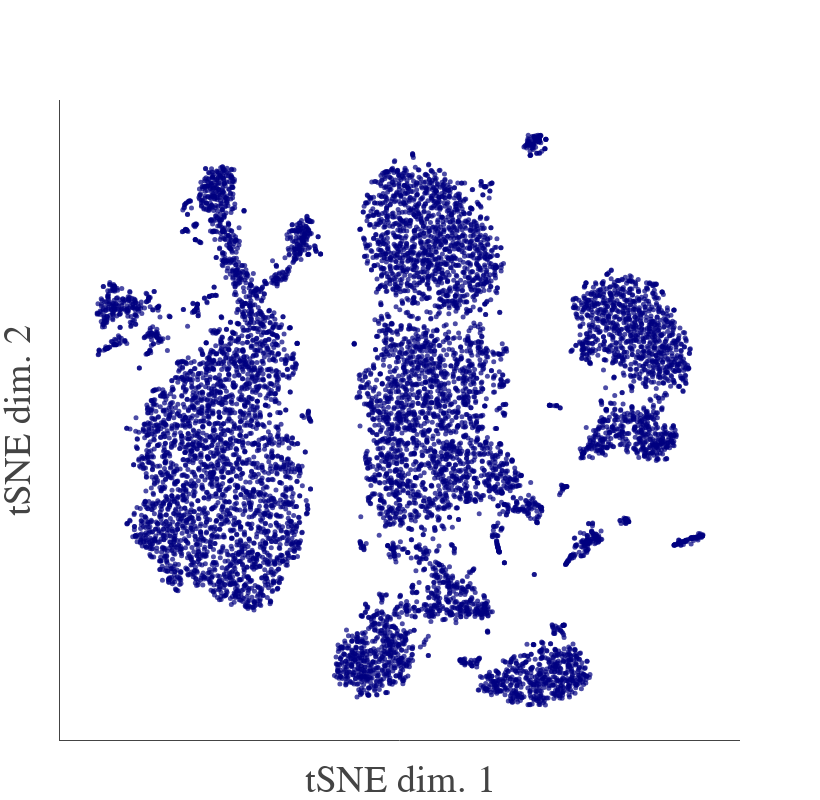

Here is the notebook cell this chart was saved with:
### Markdown cell above
### Plot the t-SNE result (using plotly)

### Code cell
trace = go.Scatter(
    x=tsne_scores.iloc[0],
    y=tsne_scores.iloc[1],
    mode='markers',
    marker=dict(size=5, opacity=0.7, color='navy'),
)

data = [trace]

layout = go.Layout(
    width=820,
    height=800,
    font=dict(size=32, family='serif'),
    xaxis=dict(title='tSNE dim. 1', zeroline=False, showline=True, tickvals=[], showgrid=False),
    yaxis=dict(title='tSNE dim. 2', zeroline=False, showline=True, tickvals=[], showgrid=False),
    margin=dict(l=60, b=60),
)

fig = go.Figure(data=data, layout=layout)
iplot(fig)

### Figure 1 — Plotly figure (JSON) as saved in the notebook; plotly's stock layout.template omitted (floating-point values rounded to 4 significant figures; data arrays with more than 128 entries replaced by an {"elided": "..."} marker saying what was removed)
{"data": [{"marker": {"color": "navy", "opacity": 0.7, "size": 5}, "mode": "markers", "type": "scatter", "uid": "f129dc08-0b59-4773-877b-8812ca8b2aa9", "x": {"elided": "10392 float values"}, "y": {"elided": "10392 float values"}}], "layout": {"font": {"family": "serif", "size": 32}, "height": 800, "margin": {"b": 60, "l": 60}, "width": 820, "xaxis": {"showgrid": false, "showline": true, "tickvals": [], "title": {"text": "tSNE dim. 1"}, "zeroline": false}, "yaxis": {"showgrid": false, "showline": true, "tickvals": [], "title": {"text": "tSNE dim. 2"}, "zeroline": false}}}
